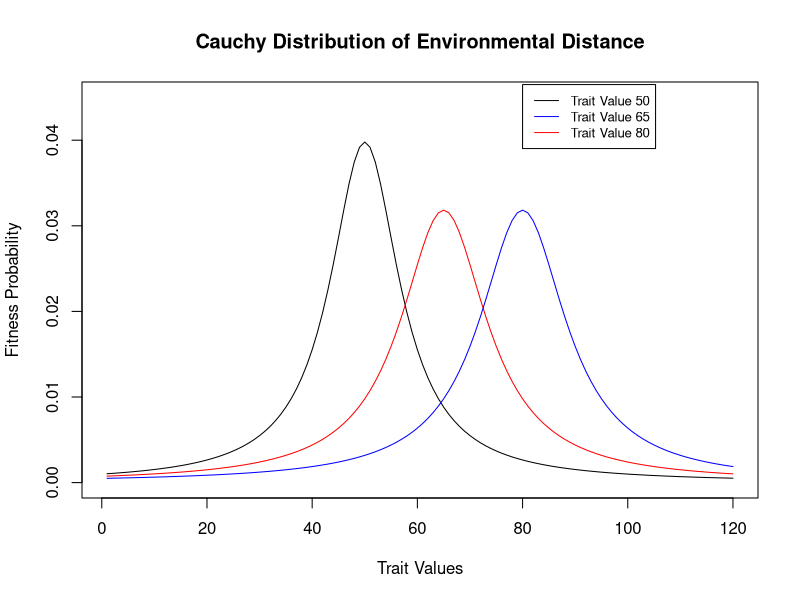

The R source for this figure:
x <- c(1:120)
val <- dcauchy(x,50,8)
val2 <- dcauchy(x,65,10)
val3 <- dcauchy(x,80,10)

plot(x,val,type = 'l',col='black',xlab='Trait Values',ylab='Fitness Probability',main='Cauchy Distribution of Environmental Distance',ylim=c(0,0.045))
lines(x,val2, type ='l',col='red')
lines(x,val3,type='l',col='blue')
legend(80, 0.0465, legend=c("Trait Value 50", "Trait Value 65",'Trait Value 80'),
       col=c("black", "blue",'red'), lty=1,cex=0.8)
